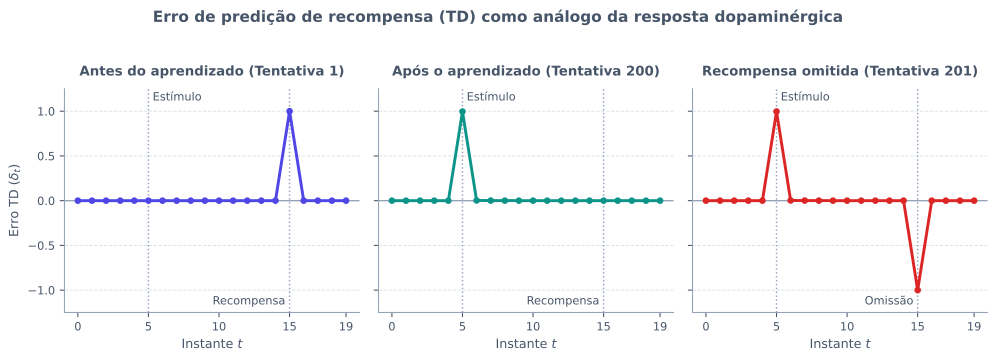

Here is the Python script that generated this plot:
from pathlib import Path

import matplotlib.pyplot as plt
import numpy as np

plt.rcParams["svg.fonttype"] = "none"


def simular_tentativa(
    V: np.ndarray,
    recompensa: np.ndarray,
    t_estimulo: int,
    gamma: float,
    alpha: float,
    atualizar: bool = True,
) -> np.ndarray:
    T = len(recompensa)
    delta = np.zeros(T)
    for t in range(1, T):
        delta[t] = recompensa[t] + gamma * V[t] - V[t - 1]
        if atualizar and (t - 1) >= t_estimulo:
            V[t - 1] += alpha * delta[t]
    return delta


def main() -> None:
    T = 20
    t_estimulo = 5
    t_recompensa = 15
    gamma = 1.0
    alpha = 0.1
    n_tentativas = 200

    recompensa_padrao = np.zeros(T)
    recompensa_padrao[t_recompensa] = 1.0
    recompensa_omissao = np.zeros(T)

    V = np.zeros(T)
    delta_t1 = np.zeros(T)
    delta_t200 = np.zeros(T)

    for tentativa in range(1, n_tentativas + 1):
        delta = simular_tentativa(V, recompensa_padrao, t_estimulo, gamma, alpha, atualizar=True)
        if tentativa == 1:
            delta_t1 = delta
        elif tentativa == n_tentativas:
            delta_t200 = delta

    delta_omissao = simular_tentativa(V, recompensa_omissao, t_estimulo, gamma, alpha, atualizar=False)

    tempos = np.arange(T)
    paineis = [
        ("Antes do aprendizado (Tentativa 1)", delta_t1, "#4F46E5", "Recompensa"),
        ("Após o aprendizado (Tentativa 200)", delta_t200, "#0D9488", "Recompensa"),
        ("Recompensa omitida (Tentativa 201)", delta_omissao, "#DC2626", "Omissão"),
    ]

    cor_texto = "#475569"
    cor_grade = "#94A3B8"

    fig, axes = plt.subplots(1, 3, figsize=(10.5, 3.6), sharey=True)
    fig.patch.set_alpha(0.0)

    for ax, (titulo, delta, cor, rotulo_rec) in zip(axes, paineis):
        ax.axhline(0.0, color=cor_grade, linewidth=1.0, zorder=1)
        ax.axvline(t_estimulo, color=cor_grade, linestyle=":", linewidth=1.1, zorder=1)
        ax.axvline(t_recompensa, color=cor_grade, linestyle=":", linewidth=1.1, zorder=1)
        ax.plot(tempos, delta, color=cor, linewidth=2.2, marker="o", markersize=4, zorder=3)

        ax.text(t_estimulo + 0.3, 1.12, "Estímulo", fontsize=8.5, color=cor_texto)
        ax.text(t_recompensa - 0.3, -1.16, rotulo_rec, fontsize=8.5, color=cor_texto, ha="right")

        ax.set_title(titulo, fontsize=10, fontweight="bold", color=cor_texto, pad=10)
        ax.set_xlabel("Instante $t$", fontsize=9.5, color=cor_texto)
        ax.set_xticks([0, 5, 10, 15, 19])
        ax.set_ylim(-1.25, 1.25)

        ax.patch.set_alpha(0.0)
        ax.grid(True, axis="y", linestyle="--", linewidth=0.7, alpha=0.35, color=cor_grade)
        ax.spines["top"].set_visible(False)
        ax.spines["right"].set_visible(False)
        ax.spines["left"].set_color(cor_grade)
        ax.spines["bottom"].set_color(cor_grade)
        ax.tick_params(colors=cor_texto, labelsize=8.5)

    axes[0].set_ylabel("Erro TD ($\\delta_t$)", fontsize=9.5, color=cor_texto)

    fig.suptitle(
        "Erro de predição de recompensa (TD) como análogo da resposta dopaminérgica",
        fontsize=11.5,
        fontweight="bold",
        color=cor_texto,
        y=1.03,
    )
    fig.tight_layout()

    destino = Path(__file__).resolve().parent / "t09-dopamina-td.svg"
    fig.savefig(destino, format="svg", transparent=True, bbox_inches="tight")
    plt.close(fig)


if __name__ == "__main__":
    main()
